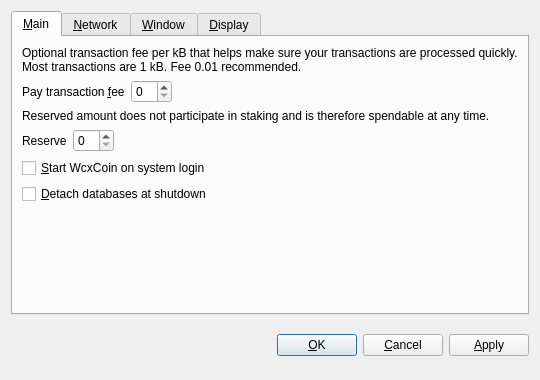
<?xml version="1.0" encoding="UTF-8"?>
<ui version="4.0">
 <class>OptionsDialog</class>
 <widget class="QDialog" name="OptionsDialog">
  <property name="geometry">
   <rect>
    <x>0</x>
    <y>0</y>
    <width>540</width>
    <height>380</height>
   </rect>
  </property>
  <property name="windowTitle">
   <string>Options</string>
  </property>
  <property name="modal">
   <bool>true</bool>
  </property>
  <layout class="QVBoxLayout" name="verticalLayout">
   <item>
    <widget class="QTabWidget" name="tabWidget">
     <property name="tabPosition">
      <enum>QTabWidget::North</enum>
     </property>
     <property name="currentIndex">
      <number>0</number>
     </property>
     <widget class="QWidget" name="tabMain">
      <attribute name="title">
       <string>&amp;Main</string>
      </attribute>
      <layout class="QVBoxLayout" name="verticalLayout_Main">
       <item>
        <widget class="QLabel" name="transactionFeeInfoLabel">
         <property name="text">
          <string>Optional transaction fee per kB that helps make sure your transactions are processed quickly. Most transactions are 1 kB. Fee 0.01 recommended.</string>
         </property>
         <property name="textFormat">
          <enum>Qt::PlainText</enum>
         </property>
         <property name="wordWrap">
          <bool>true</bool>
         </property>
        </widget>
       </item>
       <item>
        <layout class="QHBoxLayout" name="horizontalLayoutFee">
         <item>
          <widget class="QLabel" name="transactionFeeLabel">
           <property name="text">
            <string>Pay transaction &amp;fee</string>
           </property>
           <property name="textFormat">
            <enum>Qt::PlainText</enum>
           </property>
           <property name="buddy">
            <cstring>transactionFee</cstring>
           </property>
          </widget>
         </item>
         <item>
          <widget class="BitcoinAmountField" name="transactionFee"/>
         </item>
         <item>
          <spacer name="horizontalSpacerFee">
           <property name="orientation">
            <enum>Qt::Horizontal</enum>
           </property>
           <property name="sizeHint" stdset="0">
            <size>
             <width>40</width>
             <height>20</height>
            </size>
           </property>
          </spacer>
         </item>
        </layout>
       </item>
       <item>
        <widget class="QLabel" name="reserveBalanceInfoLabel">
         <property name="text">
          <string>Reserved amount does not participate in staking and is therefore spendable at any time.</string>
         </property>
         <property name="textFormat">
          <enum>Qt::PlainText</enum>
         </property>
         <property name="wordWrap">
          <bool>true</bool>
         </property>
        </widget>
       </item>
       <item>
        <layout class="QHBoxLayout" name="horizontalLayoutReserveBalance">
         <item>
          <widget class="QLabel" name="reserveBalanceLabel">
           <property name="text">
            <string>Reserve</string>
           </property>
           <property name="textFormat">
            <enum>Qt::PlainText</enum>
           </property>
           <property name="buddy">
            <cstring>reserveBalance</cstring>
           </property>
          </widget>
         </item>
         <item>
          <widget class="BitcoinAmountField" name="reserveBalance"/>
         </item>
         <item>
          <spacer name="horizontalSpacerReserveBalance">
           <property name="orientation">
            <enum>Qt::Horizontal</enum>
           </property>
           <property name="sizeHint" stdset="0">
            <size>
             <width>40</width>
             <height>20</height>
            </size>
           </property>
          </spacer>
         </item>
        </layout>
       </item>
       <item>
        <widget class="QCheckBox" name="bitcoinAtStartup">
         <property name="toolTip">
          <string>Automatically start WcxCoin after logging in to the system.</string>
         </property>
         <property name="text">
          <string>&amp;Start WcxCoin on system login</string>
         </property>
        </widget>
       </item>
       <item>
        <widget class="QCheckBox" name="detachDatabases">
         <property name="toolTip">
          <string>Detach block and address databases at shutdown. This means they can be moved to another data directory, but it slows down shutdown. The wallet is always detached.</string>
         </property>
         <property name="text">
          <string>&amp;Detach databases at shutdown</string>
         </property>
        </widget>
       </item>
       <item>
        <spacer name="verticalSpacer_Main">
         <property name="orientation">
          <enum>Qt::Vertical</enum>
         </property>
         <property name="sizeHint" stdset="0">
          <size>
           <width>20</width>
           <height>40</height>
          </size>
         </property>
        </spacer>
       </item>
      </layout>
     </widget>
     <widget class="QWidget" name="tabNetwork">
      <attribute name="title">
       <string>&amp;Network</string>
      </attribute>
      <layout class="QVBoxLayout" name="verticalLayout_Network">
       <item>
        <widget class="QCheckBox" name="mapPortUpnp">
         <property name="toolTip">
          <string>Automatically open the WcxCoin client port on the router. This only works when your router supports UPnP and it is enabled.</string>
         </property>
         <property name="text">
          <string>Map port using &amp;UPnP</string>
         </property>
        </widget>
       </item>
       <item>
        <widget class="QCheckBox" name="connectSocks">
         <property name="toolTip">
          <string>Connect to the WcxCoin network through a SOCKS proxy (e.g. when connecting through Tor).</string>
         </property>
         <property name="text">
          <string>&amp;Connect through SOCKS proxy:</string>
         </property>
        </widget>
       </item>
       <item>
        <layout class="QHBoxLayout" name="horizontalLayout_Network">
         <item>
          <widget class="QLabel" name="proxyIpLabel">
           <property name="text">
            <string>Proxy &amp;IP:</string>
           </property>
           <property name="textFormat">
            <enum>Qt::PlainText</enum>
           </property>
           <property name="buddy">
            <cstring>proxyIp</cstring>
           </property>
          </widget>
         </item>
         <item>
          <widget class="QValidatedLineEdit" name="proxyIp">
           <property name="maximumSize">
            <size>
             <width>140</width>
             <height>16777215</height>
            </size>
           </property>
           <property name="toolTip">
            <string>IP address of the proxy (e.g. 127.0.0.1)</string>
           </property>
          </widget>
         </item>
         <item>
          <widget class="QLabel" name="proxyPortLabel">
           <property name="text">
            <string>&amp;Port:</string>
           </property>
           <property name="textFormat">
            <enum>Qt::PlainText</enum>
           </property>
           <property name="buddy">
            <cstring>proxyPort</cstring>
           </property>
          </widget>
         </item>
         <item>
          <widget class="QLineEdit" name="proxyPort">
           <property name="maximumSize">
            <size>
             <width>55</width>
             <height>16777215</height>
            </size>
           </property>
           <property name="toolTip">
            <string>Port of the proxy (e.g. 9050)</string>
           </property>
          </widget>
         </item>
         <item>
          <widget class="QLabel" name="socksVersionLabel">
           <property name="text">
            <string>SOCKS &amp;Version:</string>
           </property>
           <property name="textFormat">
            <enum>Qt::PlainText</enum>
           </property>
           <property name="buddy">
            <cstring>socksVersion</cstring>
           </property>
          </widget>
         </item>
         <item>
          <widget class="QValueComboBox" name="socksVersion">
           <property name="toolTip">
            <string>SOCKS version of the proxy (e.g. 5)</string>
           </property>
          </widget>
         </item>
         <item>
          <spacer name="horizontalSpacer_Network">
           <property name="orientation">
            <enum>Qt::Horizontal</enum>
           </property>
           <property name="sizeHint" stdset="0">
            <size>
             <width>40</width>
             <height>20</height>
            </size>
           </property>
          </spacer>
         </item>
        </layout>
       </item>
       <item>
        <spacer name="verticalSpacer_Network">
         <property name="orientation">
          <enum>Qt::Vertical</enum>
         </property>
         <property name="sizeHint" stdset="0">
          <size>
           <width>20</width>
           <height>40</height>
          </size>
         </property>
        </spacer>
       </item>
      </layout>
     </widget>
     <widget class="QWidget" name="tabWindow">
      <attribute name="title">
       <string>&amp;Window</string>
      </attribute>
      <layout class="QVBoxLayout" name="verticalLayout_Window">
       <item>
        <widget class="QCheckBox" name="minimizeToTray">
         <property name="toolTip">
          <string>Show only a tray icon after minimizing the window.</string>
         </property>
         <property name="text">
          <string>&amp;Minimize to the tray instead of the taskbar</string>
         </property>
        </widget>
       </item>
       <item>
        <widget class="QCheckBox" name="minimizeOnClose">
         <property name="toolTip">
          <string>Minimize instead of exit the application when the window is closed. When this option is enabled, the application will be closed only after selecting Quit in the menu.</string>
         </property>
         <property name="text">
          <string>M&amp;inimize on close</string>
         </property>
        </widget>
       </item>
       <item>
        <spacer name="verticalSpacer_Window">
         <property name="orientation">
          <enum>Qt::Vertical</enum>
         </property>
         <property name="sizeHint" stdset="0">
          <size>
           <width>20</width>
           <height>40</height>
          </size>
         </property>
        </spacer>
       </item>
      </layout>
     </widget>
     <widget class="QWidget" name="tabDisplay">
      <attribute name="title">
       <string>&amp;Display</string>
      </attribute>
      <layout class="QVBoxLayout" name="verticalLayout_Display">
       <item>
        <layout class="QHBoxLayout" name="horizontalLayout_1_Display">
         <item>
          <widget class="QLabel" name="langLabel">
           <property name="text">
            <string>User Interface &amp;language:</string>
           </property>
           <property name="textFormat">
            <enum>Qt::PlainText</enum>
           </property>
           <property name="buddy">
            <cstring>lang</cstring>
           </property>
          </widget>
         </item>
         <item>
          <widget class="QValueComboBox" name="lang">
           <property name="toolTip">
            <string>The user interface language can be set here. This setting will take effect after restarting WcxCoin.</string>
           </property>
          </widget>
         </item>
        </layout>
       </item>
       <item>
        <layout class="QHBoxLayout" name="horizontalLayout_2_Display">
         <item>
          <widget class="QLabel" name="unitLabel">
           <property name="text">
            <string>&amp;Unit to show amounts in:</string>
           </property>
           <property name="textFormat">
            <enum>Qt::PlainText</enum>
           </property>
           <property name="buddy">
            <cstring>unit</cstring>
           </property>
          </widget>
         </item>
         <item>
          <widget class="QValueComboBox" name="unit">
           <property name="toolTip">
            <string>Choose the default subdivision unit to show in the interface and when sending coins.</string>
           </property>
          </widget>
         </item>
        </layout>
       </item>
       <item>
        <widget class="QCheckBox" name="displayAddresses">
         <property name="toolTip">
          <string>Whether to show WcxCoin addresses in the transaction list or not.</string>
         </property>
         <property name="text">
          <string>&amp;Display addresses in transaction list</string>
         </property>
        </widget>
       </item>
       <item>
        <widget class="QCheckBox" name="coinControlFeatures">
         <property name="toolTip">
          <string>Whether to show coin control features or not.</string>
         </property>
         <property name="text">
          <string>Display coin &amp;control features (experts only!)</string>
         </property>
        </widget>
       </item>
       <item>
        <spacer name="verticalSpacer_Display">
         <property name="orientation">
          <enum>Qt::Vertical</enum>
         </property>
         <property name="sizeHint" stdset="0">
          <size>
           <width>20</width>
           <height>40</height>
          </size>
         </property>
        </spacer>
       </item>
      </layout>
     </widget>
    </widget>
   </item>
   <item>
    <layout class="QHBoxLayout" name="horizontalLayout_Buttons">
     <item>
      <spacer name="horizontalSpacer_1">
       <property name="orientation">
        <enum>Qt::Horizontal</enum>
       </property>
       <property name="sizeHint" stdset="0">
        <size>
         <width>40</width>
         <height>48</height>
        </size>
       </property>
      </spacer>
     </item>
     <item>
      <widget class="QLabel" name="statusLabel">
       <property name="font">
        <font>
         <weight>75</weight>
         <bold>true</bold>
        </font>
       </property>
       <property name="text">
        <string/>
       </property>
       <property name="textFormat">
        <enum>Qt::PlainText</enum>
       </property>
       <property name="wordWrap">
        <bool>true</bool>
       </property>
      </widget>
     </item>
     <item>
      <spacer name="horizontalSpacer_2">
       <property name="orientation">
        <enum>Qt::Horizontal</enum>
       </property>
       <property name="sizeHint" stdset="0">
        <size>
         <width>40</width>
         <height>48</height>
        </size>
       </property>
      </spacer>
     </item>
     <item>
      <widget class="QPushButton" name="okButton">
       <property name="text">
        <string>&amp;OK</string>
       </property>
      </widget>
     </item>
     <item>
      <widget class="QPushButton" name="cancelButton">
       <property name="text">
        <string>&amp;Cancel</string>
       </property>
       <property name="autoDefault">
        <bool>false</bool>
       </property>
      </widget>
     </item>
     <item>
      <widget class="QPushButton" name="applyButton">
       <property name="text">
        <string>&amp;Apply</string>
       </property>
       <property name="autoDefault">
        <bool>false</bool>
       </property>
      </widget>
     </item>
    </layout>
   </item>
  </layout>
 </widget>
 <customwidgets>
  <customwidget>
   <class>BitcoinAmountField</class>
   <extends>QSpinBox</extends>
   <header>bitcoinamountfield.h</header>
  </customwidget>
  <customwidget>
   <class>QValueComboBox</class>
   <extends>QComboBox</extends>
   <header>qvaluecombobox.h</header>
  </customwidget>
  <customwidget>
   <class>QValidatedLineEdit</class>
   <extends>QLineEdit</extends>
   <header>qvalidatedlineedit.h</header>
  </customwidget>
 </customwidgets>
 <resources/>
 <connections/>
</ui>
